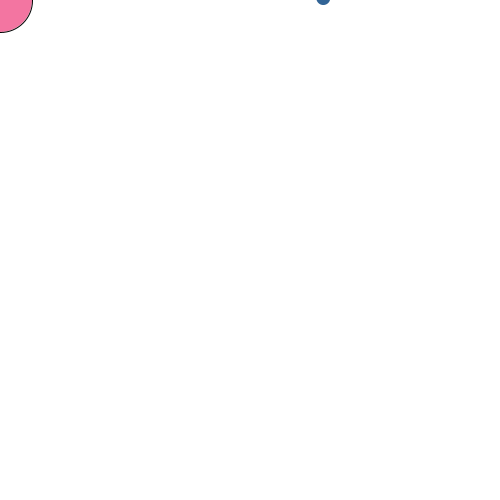
Frame 1 (no input)
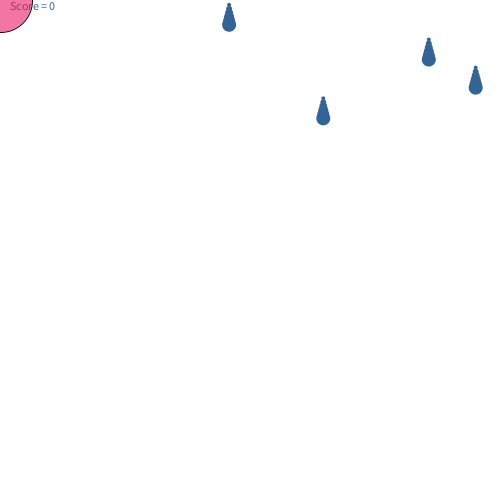
Frame 60 (the mouse pressed at the canvas centre just before this capture)
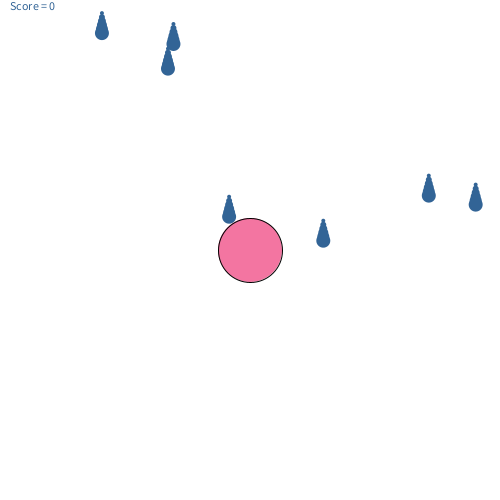
Frame 120 (the mouse held since frame 60 and released just before this capture)

The Processing sketch that drew these frames (run headless with seeded random() and noise(); from frame 60 on, the mouse is pressed at the canvas centre):

// Processing sketch: processing_104440
// ── processing_104440.pde

Catcher catcher;    // One catcher object
Timer timer;        // One timer object
Drop[] drops;       // An array of drop objects
int totalDrops = 0; // totalDrops
int score= 0;
void setup() {
  size(500,500);
  smooth();
  catcher = new Catcher(32); // Create the catcher with a radius of 32
  drops = new Drop[1000];    // Create 1000 spots in the array
  timer = new Timer(300);   // Create a timer that goes off every 2 seconds
  timer.start();             // Starting the timer
}

void draw() {
  background(255);
   text("Score = "+score,10,10);
  // Set catcher location
  catcher.setLocation(mouseX,mouseY); 
  // Display the catcher
  catcher.display(); 
  
  // Check the timer
  if (timer.isFinished()) {
    // Deal with raindrops
    // Initialize one drop
    drops[totalDrops] = new Drop();
    // Increment totalDrops
    totalDrops ++ ;
    // If we hit the end of the array
    if (totalDrops >= drops.length) {
      totalDrops = 0; // Start over
    }
    timer.start();
  }
  
  // Move and display all drops
  for (int i = 0; i < totalDrops; i++ ) {
    drops[i].move();
    drops[i].display();
    if (catcher.intersect(drops[i])) {
      drops[i].caught();
    }
  }
}
class Catcher {
  float r;   // radius
  color col; // color
  float x,y; // location
  
  Catcher(float tempR) {
    r = tempR;
    col = color(234,21,96,150);
    x = 0;
    y = 0;
  }
  
  void setLocation(float tempX, float tempY) {
    x = tempX;
    y = tempY;
  }

  void display() {
    stroke(0);
    fill(col);
    ellipse(x,y,r*2,r*2);
  }
  
  // A function that returns true or false based on
  // if the catcher intersects a raindrop
  boolean intersect(Drop d) {
    // Calculate distance
    float distance = dist(x,y,d.x,d.y); 
    
    // Compare distance to sum of radii
    if (distance < r + d.r) { 
      score = score+2;
      return true;
    } else {
      return false;
    }
  }
}
class Drop {
  float x,y;   // Variables for location of raindrop
  float speed; // Speed of raindrop
  color c;
  float r;     // Radius of raindrop

  Drop() {
    r = 8;                 // All raindrops are the same size
    x = random(width);     // Start with a random x location
    y = -r*4;              // Start a little above the window
    speed = random(1,5);   // Pick a random speed
    c = color(50,100,150); // Color
  }

  // Move the raindrop down
  void move() {
    // Increment by speed
    y += speed; 
  }

  // Check if it hits the bottom
  boolean reachedBottom() {
    // If we go a little beyond the bottom
    if (y > height + r*4) { 
      return true;
    } else {
      return false;
    }
  }

  // Display the raindrop
  void display() {
    // Display the drop
    fill(c);
    noStroke();
    for (int i = 2; i < r; i++ ) {
      ellipse(x,y + i*4,i*2,i*2);
    }
  }

  // If the drop is caught
  void caught() {
    // Stop it from moving by setting speed equal to zero
    speed = 0; 
    // Set the location to somewhere way off-screen
    y = - 1000;
  }
}
class Timer {
 
  int savedTime; // When Timer started
  int totalTime; // How long Timer should last
  
  Timer(int tempTotalTime) {
    totalTime = tempTotalTime;
  }
  
  // Starting the timer
  void start() {
    // When the timer starts it stores the current time in milliseconds.
    savedTime = millis(); 
  }
  
  // The function isFinished() returns true if "totalTime" has passed. 
  // The work of the timer is farmed out to this method.
  boolean isFinished() { 
    // Check how much time has passed
    int passedTime = millis()- savedTime;
    if (passedTime > totalTime) {
      return true;
    } else {
      return false;
    }
  }
}
